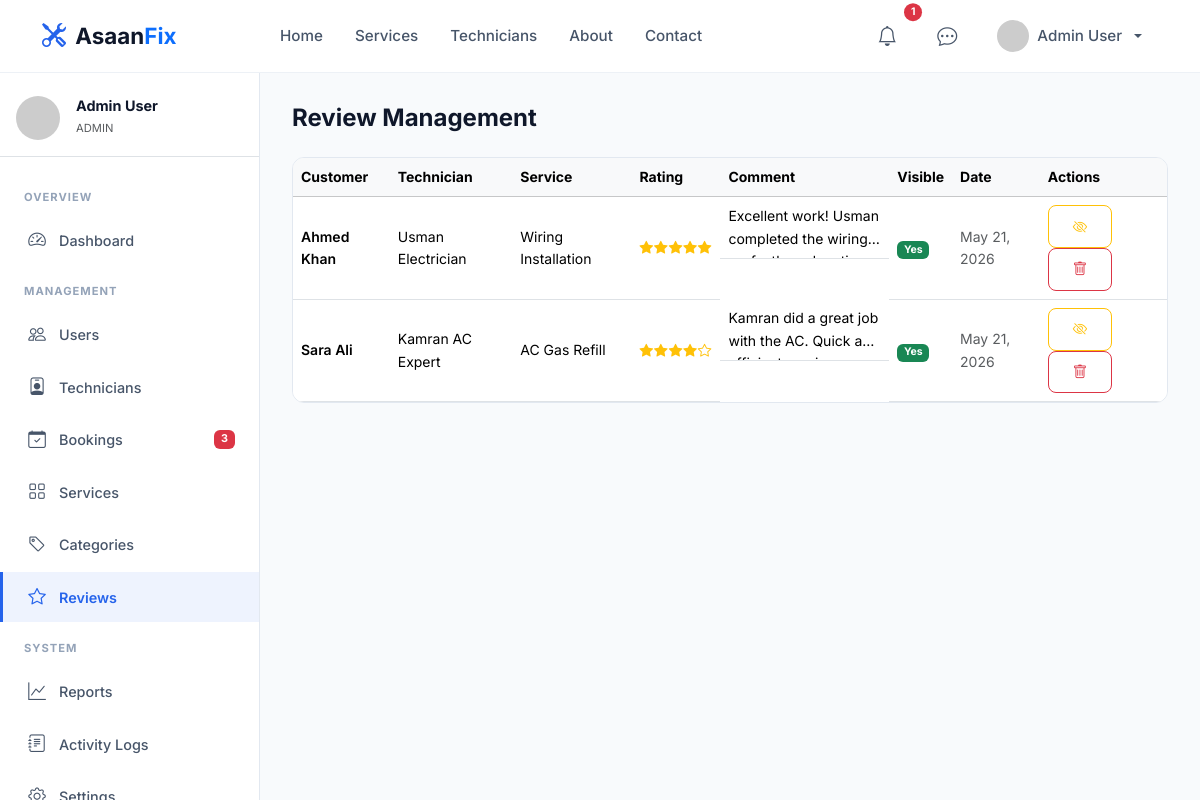
Screenshot of /admin/reviews.php (signed in) with the database file from the repository.
### tables this page shows
CREATE TABLE `reviews` (
    `id` INT UNSIGNED AUTO_INCREMENT PRIMARY KEY,
    `booking_id` INT UNSIGNED NOT NULL UNIQUE,
    `user_id` INT UNSIGNED NOT NULL,
    `technician_id` INT UNSIGNED NOT NULL,
    `rating` TINYINT UNSIGNED NOT NULL,
    `comment` TEXT DEFAULT NULL,
    `reply` TEXT DEFAULT NULL,
    `reply_at` DATETIME DEFAULT NULL,
    `is_visible` TINYINT(1) NOT NULL DEFAULT 1,
    `created_at` DATETIME NOT NULL DEFAULT CURRENT_TIMESTAMP,
    `updated_at` DATETIME NOT NULL DEFAULT CURRENT_TIMESTAMP ON UPDATE CURRENT_TIMESTAMP,
    FOREIGN KEY (`booking_id`) REFERENCES `bookings`(`id`) ON DELETE CASCADE,
    FOREIGN KEY (`user_id`) REFERENCES `users`(`id`) ON DELETE CASCADE,
    FOREIGN KEY (`technician_id`) REFERENCES `technicians`(`id`) ON DELETE CASCADE,
    INDEX `idx_reviews_tech` (`technician_id`)
);

CREATE TABLE `users` (
    `id` INT UNSIGNED AUTO_INCREMENT PRIMARY KEY,
    `name` VARCHAR(100) NOT NULL,
    `email` VARCHAR(150) NOT NULL UNIQUE,
    `phone` VARCHAR(20) DEFAULT NULL,
    `password` VARCHAR(255) NOT NULL,
    `role` ENUM('user','technician','admin') NOT NULL DEFAULT 'user',
    `avatar` VARCHAR(255) DEFAULT 'default-avatar.png',
    `address` TEXT DEFAULT NULL,
    `city` VARCHAR(100) DEFAULT NULL,
    `is_active` TINYINT(1) NOT NULL DEFAULT 1,
    `email_verified_at` DATETIME DEFAULT NULL,
    `verification_token` VARCHAR(255) DEFAULT NULL,
    `reset_token` VARCHAR(255) DEFAULT NULL,
    `reset_token_expiry` DATETIME DEFAULT NULL,
    `last_login` DATETIME DEFAULT NULL,
    `created_at` DATETIME NOT NULL DEFAULT CURRENT_TIMESTAMP,
    `updated_at` DATETIME NOT NULL DEFAULT CURRENT_TIMESTAMP ON UPDATE CURRENT_TIMESTAMP,
    INDEX `idx_users_role` (`role`),
    INDEX `idx_users_city` (`city`)
);

CREATE TABLE `services` (
    `id` INT UNSIGNED AUTO_INCREMENT PRIMARY KEY,
    `category_id` INT UNSIGNED NOT NULL,
    `name` VARCHAR(150) NOT NULL,
    `slug` VARCHAR(170) NOT NULL UNIQUE,
    `description` TEXT DEFAULT NULL,
    `base_price` DECIMAL(10,2) NOT NULL DEFAULT 0.00,
    `image` VARCHAR(255) DEFAULT NULL,
    `duration_minutes` INT NOT NULL DEFAULT 60,
    `is_active` TINYINT(1) NOT NULL DEFAULT 1,
    `created_at` DATETIME NOT NULL DEFAULT CURRENT_TIMESTAMP,
    `updated_at` DATETIME NOT NULL DEFAULT CURRENT_TIMESTAMP ON UPDATE CURRENT_TIMESTAMP,
    FOREIGN KEY (`category_id`) REFERENCES `categories`(`id`) ON DELETE CASCADE,
    INDEX `idx_services_category` (`category_id`)
);

### config/database.php (called while the page is built, shortened)
<?php
function getDB(): PDO {
    static $pdo = null;
    if ($pdo === null) {
        $dsn = "mysql:host=" . DB_HOST . ";dbname=" . DB_NAME . ";charset=" . DB_CHARSET;
        $options = [
            PDO::ATTR_ERRMODE            => PDO::ERRMODE_EXCEPTION,
            PDO::ATTR_DEFAULT_FETCH_MODE => PDO::FETCH_ASSOC,
            PDO::ATTR_EMULATE_PREPARES   => false,
            PDO::MYSQL_ATTR_INIT_COMMAND => "SET NAMES utf8mb4 COLLATE utf8mb4_unicode_ci"
        ];
        try {
            $pdo = new PDO($dsn, DB_USER, DB_PASS, $options);
        } catch (PDOException $e) {
            error_log("Database Connection Error: " . $e->getMessage());
            if (env('APP_DEBUG', false)) {
                die("Database Error: " . $e->getMessage());
            }
            die("Database connection failed. Please try again later.");
        }
    }
    return $pdo;
}

### admin/reviews.php (the view, shortened to what this page needs)
<?php
$reviews = dbQuery(
    "SELECT r.*, u1.name as user_name, u2.name as tech_name, s.name as service_name
     FROM reviews r JOIN users u1 ON r.user_id = u1.id JOIN technicians t ON r.technician_id = t.id JOIN users u2 ON t.user_id = u2.id
     JOIN bookings b ON r.booking_id = b.id JOIN services s ON b.service_id = s.id ORDER BY r.created_at DESC LIMIT 50"
);
require_once __DIR__ . '/../includes/header.php';
require_once __DIR__ . '/../includes/sidebar.php';
?>
<div class="dashboard-content">
    <h4 class="fw-bold mb-4">Review Management</h4>
    <div class="card-custom">
        <div class="table-responsive">
            <table class="table table-hover align-middle mb-0 small">
                <thead class="table-light"><tr><th>Customer</th><th>Technician</th><th>Service</th><th>Rating</th><th>Comment</th><th>Visible</th><th>Date</th><th>Actions</th></tr></thead>
                <tbody>
                <?php foreach ($reviews as $r): ?>
                <tr>
                    <td class="fw-semibold"><?= sanitize($r['user_name']) ?></td>
                    <td><?= sanitize($r['tech_name']) ?></td>
                    <td><?= sanitize($r['service_name']) ?></td>
                    <td><?= getStarRating($r['rating'], false) ?></td>
                    <td class="truncate-2" style="max-width:200px;"><?= sanitize($r['comment']) ?></td>
                    <td><?= $r['is_visible'] ? '<span class="badge bg-success">Yes</span>' : '<span class="badge bg-secondary">Hidden</span>' ?></td>
                    <td class="text-muted"><?= formatDate($r['created_at']) ?></td>
                    <td>
                        <form method="POST" class="d-inline"><?= csrfField() ?><input type="hidden" name="review_id" value="<?= $r['id'] ?>"><input type="hidden" name="action" value="toggle">
                            <button class="btn btn-sm btn-outline-<?= $r['is_visible']?'warning':'success' ?>"><i class="bi bi-eye<?= $r['is_visible']?'-slash':'' ?>"></i></button></form>
                        <form method="POST" class="d-inline" onsubmit="return confirm('Delete?')"><?= csrfField() ?><input type="hidden" name="review_id" value="<?= $r['id'] ?>"><input type="hidden" name="action" value="delete">
                            <button class="btn btn-sm btn-outline-danger"><i class="bi bi-trash"></i></button></form>
                    </td>
                </tr>
                <?php endforeach; ?>
                </tbody>
            </table>
        </div>
    </div>
</div>
<?php require_once __DIR__ . '/../includes/footer.php'; ?>

### includes/functions.php (shortened to what this page needs)
<?php
require_once __DIR__ . '/../config/database.php';
function sanitize(string $input): string {
    return htmlspecialchars(trim($input), ENT_QUOTES, 'UTF-8');
}
function dbQuery(string $sql, array $params = []): array {
    $stmt = getDB()->prepare($sql);
    $stmt->execute($params);
    return $stmt->fetchAll();
}
function formatDate(string $date): string {
    return date('M d, Y', strtotime($date));
}
function getStarRating(float $rating, bool $showNumber = true): string {
    $html = '<div class="star-rating d-inline-flex align-items-center">';
    for ($i = 1; $i <= 5; $i++) {
        if ($i <= floor($rating)) {
            $html .= '<i class="bi bi-star-fill text-warning"></i>';
        } elseif ($i - 0.5 <= $rating) {
            $html .= '<i class="bi bi-star-half text-warning"></i>';
        } else {
            $html .= '<i class="bi bi-star text-warning"></i>';
        }
    }
    $html .= '</div>';
    return $html;
}

### assets/css/style.css (style rules this page uses)
:root { --primary: #2563EB; --primary-dark: #1D4ED8; --primary-light: #3B82F6; --primary-rgb: 37, 99, 235; --secondary: #0F172A; --accent: #F59E0B; --accent-light: #FBBF24; --success: #10B981; --danger: #EF4444; --warning: #F59E0B; --info: #06B6D4; --surface: #F8FAFC; --surface-2: #F1F5F9; --card: #FFFFFF; --border: #E2E8F0; --text: #0F172A; --text-secondary: #475569; --text-muted: #94A3B8; --shadow-sm: 0 1px 3px rgba(0,0,0,0.06); --shadow: 0 4px 16px rgba(0,0,0,0.08); --shadow-lg: 0 10px 40px rgba(0,0,0,0.12); --shadow-primary: 0 8px 30px rgba(37,99,235,0.25); --radius-sm: 8px; --radius: 12px; --radius-lg: 16px; --radius-xl: 24px; --transition: all 0.3s cubic-bezier(0.4, 0, 0.2, 1); --font: 'Inter', -apple-system, BlinkMacSystemFont, sans-serif; }
* { box-sizing: border-box; }
body { font-family: var(--font); color: var(--text); background: var(--surface); line-height: 1.6; -webkit-font-smoothing: antialiased; overflow-x: hidden; }
h1,h2,h3,h4,h5,h6 { font-weight: 700; line-height: 1.2; color: var(--secondary); }
.btn { font-weight: 600; border-radius: var(--radius-sm); padding: 0.6rem 1.5rem; transition: var(--transition); font-size: 0.9rem; }
.card-custom { background: var(--card); border: 1px solid var(--border); border-radius: var(--radius); transition: var(--transition); overflow: hidden; }
.dashboard-content { margin-left: 260px; padding: 2rem; min-height: calc(100vh - 72px); }
.star-rating i { font-size: 0.85rem; margin-right: 1px; }
.truncate-2 { display: -webkit-box; -webkit-line-clamp: 2; -webkit-box-orient: vertical; overflow: hidden; }

### rows the page displays
reviews: user.name "Ahmed Khan", users.name "Usman Electrician", services.name "Wiring Installation", comment "Excellent work! Usman completed the…", is_visible "Yes", created_at "May 21, 2026"
reviews: user.name "Sara Ali", users.name "Kamran AC Expert", services.name "AC Gas Refill", comment "Kamran did a great job with the AC. Quick…", is_visible "Yes", created_at "May 21, 2026"

### other values shown
$notifCount "1"
$_SESSION['user_name'] "Admin User"
getCurrentUserRole() "ADMIN"
$section "OVERVIEW"
$item['label'] "Dashboard"
$section "MANAGEMENT"
$item['label'] "Users"
$item['label'] "Technicians"
$item['label'] "Bookings"
$item['badge'] "3"
$item['label'] "Services"
$item['label'] "Categories"
$item['label'] "Reviews"
$section "SYSTEM"
$item['label'] "Reports"
